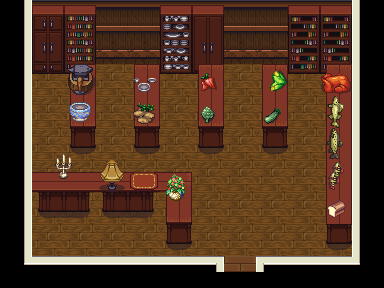

Rendered tile map (Tiled .tmx) drawn with the repository's tilesets; below, a short description and the map source with its tile grids summarised:
An orthogonal 12x9 tile map with 32x32 px tiles, 4 tile layers (floor/walls, mass, overlay, accessories), 7 tilesets and 8 objects (exit, player, item).

<map version="1.0" orientation="orthogonal" width="12" height="9" tilewidth="32" tileheight="32">
 <properties>
  <property name="background_color" value="black" />
 </properties>
 <tileset firstgid="1" name="floor" tilewidth="32" tileheight="32">
  <image source="../img/floor.png" width="128" height="96" />
 </tileset>
 <tileset firstgid="13" name="town_buildings" tilewidth="32" tileheight="32">
  <image source="../img/town_buildings.png" width="543" height="128" />
 </tileset>
 <tileset firstgid="77" name="cabinets" tilewidth="32" tileheight="32">
  <image source="../img/cabinets.png" width="192" height="416" />
 </tileset>
 <tileset firstgid="155" name="accessories" tilewidth="32" tileheight="32">
  <image source="../img/accessories.png" width="128" height="128" />
 </tileset>
 <tileset firstgid="171" name="farming_fishing" tilewidth="32" tileheight="32">
  <image source="../img/farming_fishing.png" width="640" height="640" />
 </tileset>
 <tileset firstgid="571" name="inside" tilewidth="32" tileheight="32">
  <image source="../img/inside.png" width="320" height="320" />
 </tileset>
 <tileset firstgid="671" name="victoria" tilewidth="32" tileheight="32">
  <image source="../img/victoria.png" width="352" height="160" />
 </tileset>
 <layer name="floor/walls" width="12" height="9">
  <data>[108 cells, 108 non-empty, 9 distinct tile ids]</data>
 </layer>
 <layer name="mass" width="12" height="9">
  <data>[108 cells, 25 non-empty, 18 distinct tile ids]</data>
 </layer>
 <objectgroup name="objects" width="12" height="9">
  <object name="exit" x="229" y="262" width="22" height="20">
   <properties>
    <property name="fade" value="black" />
    <property name="location" value="2672, 2304" />
    <property name="to" value="earth" />
   </properties>
  </object>
  <object name="player" x="227" y="223" width="25" height="26">
   <properties>
    <property name="compose" value="[{&quot;name&quot;:&quot;shadow&quot;,&quot;class&quot;:&quot;game.Shadow&quot;,&quot;image&quot;:&quot;char_shadow&quot;,&quot;spritewidth&quot;:18,&quot;spriteheight&quot;:9},{&quot;name&quot;:&quot;player&quot;},{&quot;name&quot;:&quot;eyes&quot;,&quot;class&quot;:&quot;game.BlinkingEyes&quot;,&quot;image&quot;:&quot;player_eyes&quot;,&quot;spritewidth&quot;:17,&quot;spriteheight&quot;:6,&quot;offsetx&quot;:6,&quot;offsety&quot;:18}]" />
    <property name="image" value="player" />
    <property name="spriteheight" value="36" />
    <property name="spritewidth" value="31" />
   </properties>
  </object>
  <object name="item" x="294" y="45" width="20" height="19">
   <properties>
    <property name="image" value="accessories" />
    <property name="item" value="{&quot;name&quot;:&quot;book&quot;,&quot;icon&quot;:1,&quot;description&quot;:&quot;\&quot;Get thee to a nunnery!\&quot; ... I love Shakespeare.&quot;,&quot;price&quot;:7500}" />
    <property name="spriteheight" value="32" />
    <property name="spriteindex" value="15" />
    <property name="spritewidth" value="32" />
   </properties>
  </object>
 </objectgroup>
 <layer name="overlay" width="12" height="9">
  <data>[108 cells, 24 non-empty, 8 distinct tile ids]</data>
 </layer>
 <layer name="accessories" width="12" height="9">
  <data>[108 cells, 21 non-empty, 21 distinct tile ids]</data>
 </layer>
 <objectgroup name="collision" width="12" height="9">
  <object x="164" y="254">
   <polyline points="-132,-62 -131,-190 -68,-190 -68,-199 -2,-199 -1,-190 59,-190 60,-198 126,-198 126,-190 188,-190 188,-170 164,-170 163,-17 188,-17 188,2 92,2 92,34 60,34 60,2 28,2 28,-62 -132,-62" />
  </object>
  <object x="199" y="85" width="23" height="61" />
  <object x="263" y="85" width="23" height="62" />
  <object x="135" y="86" width="23" height="60" />
  <object x="71" y="85" width="24" height="62" />
 </objectgroup>
</map>
